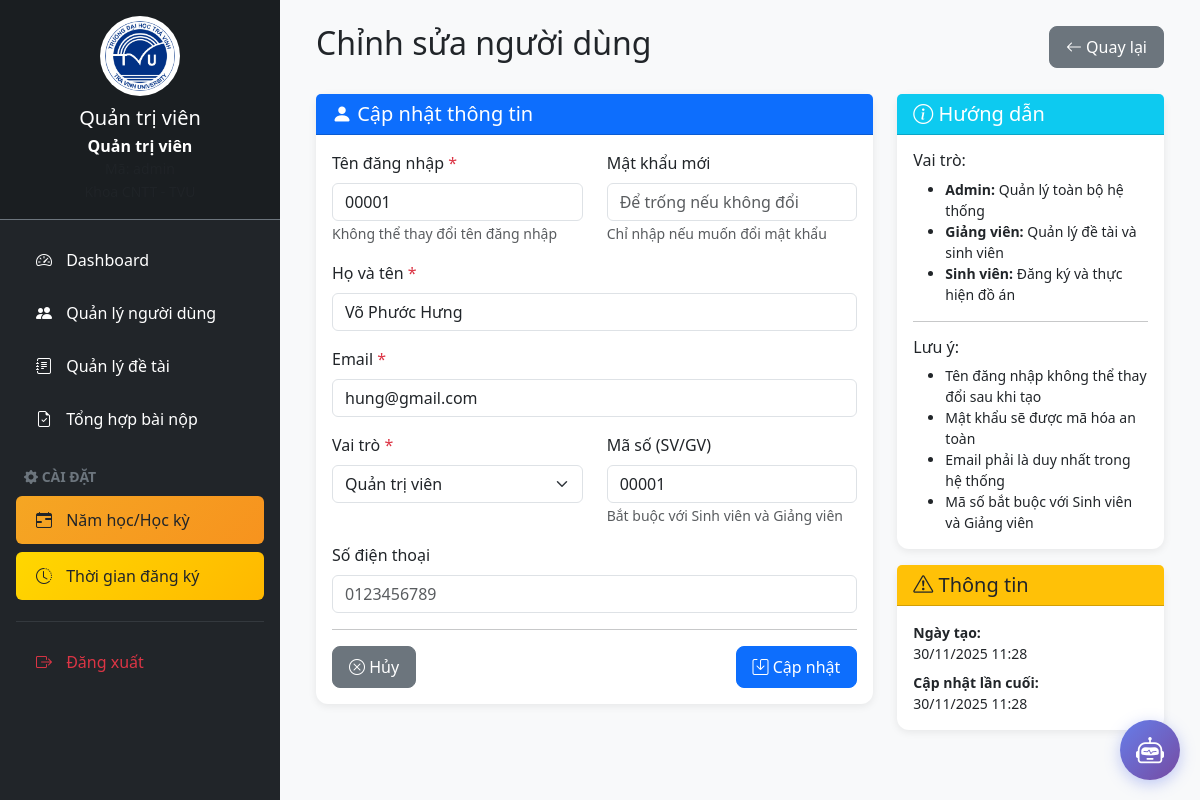
/public/admin/editUser/95 (signed in), run on the app's committed database.
### tables this page shows
CREATE TABLE `users` (
  `user_id` int(11) NOT NULL,
  `username` varchar(100) NOT NULL,
  `password` varchar(255) NOT NULL,
  `full_name` varchar(255) NOT NULL,
  `email` varchar(150) NOT NULL,
  `role` enum('admin','teacher','student') NOT NULL DEFAULT 'student',
  `student_code` varchar(50) DEFAULT NULL,
  `phone` varchar(20) DEFAULT NULL,
  `created_at` timestamp NOT NULL DEFAULT current_timestamp(),
  `updated_at` timestamp NOT NULL DEFAULT current_timestamp() ON UPDATE current_timestamp(),
  `deleted_at` timestamp NULL DEFAULT NULL,
  `last_login` timestamp NULL DEFAULT NULL
);

### app/core/Controller.php (called while the page is built, shortened)
<?php
class Controller {
    public function model($model) {
        return new $model();
    }
    public function view($view, $data = []) {
        require_once '../app/views/' . $view . '.php';
    }
}

### app/controllers/AdminController.php (called while the page is built, shortened)
<?php
class AdminController extends Controller {
    public function editUser($id) {
        $userModel = $this->model('User');
        $data = [
            'title' => 'Chỉnh sửa người dùng',
            'user' => $userModel->getById($id),
            'action' => 'edit'
        ];
        $this->view('admin/user_form', $data);
    }
}

### app/core/App.php (called while the page is built, shortened)
<?php
class App {
    protected $method = 'login';
    public function __construct() {
        $url = $this->parseUrl();
        if (isset($url[0]) && file_exists('../app/controllers/' . ucfirst($url[0]) . 'Controller.php')) {
            unset($url[0]);
        }
        $this->controller = new $this->controller;
        if (get_class($this->controller) !== 'AuthController') {
            $this->method = 'index';
        }
        if (isset($url[1]) && method_exists($this->controller, $url[1])) {
            $this->method = $url[1];
            unset($url[1]);
        }
        $this->params = $url ? array_values($url) : [];
        call_user_func_array([$this->controller, $this->method], $this->params);
    }
    private function parseUrl() {
        if (isset($_GET['url'])) {
            return explode('/', filter_var(rtrim($_GET['url'], '/'), FILTER_SANITIZE_URL));
        }
        return [];
    }
}

### public/index.php (called while the page is built, shortened)
<?php
    require_once '../app/core/App.php';
    require_once '../app/core/Controller.php';
    require_once '../app/core/Database.php';
    $app = new App();

### app/models/User.php (called while the page is built, shortened)
<?php
class User {
    private $db;
    public function __construct() {
        $this->db = Database::getInstance();
    }
    public function getById($id) {
        $stmt = $this->db->prepare("SELECT * FROM users WHERE user_id = ?");
        $stmt->execute([$id]);
        return $stmt->fetch(PDO::FETCH_ASSOC);
    }
}

### app/core/Database.php (called while the page is built, shortened)
<?php
class Database {
    private static $instance = null;
    private function __construct() {
        $this->pdo = new PDO(
            'mysql:host=' . DB_HOST . ';dbname=' . DB_NAME,
            DB_USER,
            DB_PASS
        );
    }
    public static function getInstance(): PDO {
        if (self::$instance === null) {
            self::$instance = new Database();
        }
        return self::$instance->pdo;
    }
}

### app/views/admin/user_form.php (the view, shortened to what this page needs)
<?php include_once __DIR__ . '/../layouts/header.php'; ?>
<div class="d-flex">
    <?php include_once __DIR__ . '/../layouts/admin_sidebar.php'; ?>
    <div class="main-content flex-grow-1 p-4">
        <div class="container-fluid">
            <div class="d-flex justify-content-between align-items-center mb-4">
                <h2><?= $data['action'] === 'create' ? 'Thêm người dùng mới' : 'Chỉnh sửa người dùng' ?></h2>
                <a href="/PHP-CN/public/admin/users" class="btn btn-secondary">
                    <i class="bi bi-arrow-left"></i> Quay lại
                </a>
            </div>
            <div class="row">
                <div class="col-md-8">
                    <div class="card">
                        <div class="card-header bg-primary text-white">
                            <h5 class="mb-0">
                                <i class="bi bi-person-fill"></i>
                                <?= $data['action'] === 'create' ? 'Thông tin người dùng mới' : 'Cập nhật thông tin' ?>
                            </h5>
                        </div>
                        <div class="card-body">
                            <form method="POST" action="<?= $data['action'] === 'create' ? '/PHP-CN/public/admin/createUser' : '/PHP-CN/public/admin/editUser/' . $data['user']['user_id'] ?>" onsubmit="console.log('Form submitting...', new FormData(this)); return true;">
                                <div class="row">
                                    <div class="col-md-6 mb-3">
                                        <label class="form-label">Tên đăng nhập <span class="text-danger">*</span></label>
                                        <input type="text"
                                               name="username"
                                               class="form-control"
                                               value="<?= $data['user']['username'] ?? '' ?>"
                                               <?= $data['action'] === 'edit' ? 'readonly' : 'required' ?>>
                                        <?php if ($data['action'] === 'edit'): ?>
                                            <small class="text-muted">Không thể thay đổi tên đăng nhập</small>
                                        <?php endif; ?>
                                    </div>
                                    <div class="col-md-6 mb-3">
                                        <label class="form-label">
                                            <?= $data['action'] === 'create' ? 'Mật khẩu' : 'Mật khẩu mới' ?>
                                        </label>
                                        <input type="password"
                                               name="password"
                                               class="form-control"
                                               placeholder="<?= $data['action'] === 'edit' ? 'Để trống nếu không đổi' : 'Nhập mật khẩu' ?>"
                                               <?= $data['action'] === 'create' ? 'required' : '' ?>>
                                        <?php if ($data['action'] === 'edit'): ?>
                                            <small class="text-muted">Chỉ nhập nếu muốn đổi mật khẩu</small>
                                        <?php endif; ?>
                                    </div>
                                </div>
                                <div class="mb-3">
                                    <label class="form-label">Họ và tên <span class="text-danger">*</span></label>
                                    <input type="text"
                                           name="full_name"
                                           class="form-control"
                                           value="<?= $data['user']['full_name'] ?? '' ?>"
                                           required>
                                </div>
                                <div class="mb-3">
                                    <label class="form-label">Email <span class="text-danger">*</span></label>
                                    <input type="email"
                                           name="email"
                                           class="form-control"
                                           value="<?= $data['user']['email'] ?? '' ?>"
                                           required>
                                </div>
                                <div class="row">
                                    <div class="col-md-6 mb-3">
                                        <label class="form-label">Vai trò <span class="text-danger">*</span></label>
                                        <select name="role" class="form-select" required>
                                            <option value="admin" <?= isset($data['user']) && $data['user']['role'] === 'admin' ? 'selected' : '' ?>>Quản trị viên</option>
                                        </select>
                                    </div>
                                    <div class="col-md-6 mb-3">
                                        <label class="form-label">Mã số (SV/GV)</label>
                                        <input type="text"
                                               name="student_code"
                                               class="form-control"
                                               value="<?= $data['user']['student_code'] ?? '' ?>"
                                               placeholder="Ví dụ: 110122094 hoặc 00248">
                                        <small class="text-muted">Bắt buộc với Sinh viên và Giảng viên</small>
                                    </div>
                                </div>
                                <div class="mb-3">
                                    <label class="form-label">Số điện thoại</label>
                                    <input type="tel"
                                           name="phone"
                                           class="form-control"
                                           value="<?= $data['user']['phone'] ?? '' ?>"
                                           placeholder="0123456789">
                                </div>
                                <hr>
                                <div class="d-flex justify-content-between">
                                    <a href="/PHP-CN/public/admin/users" class="btn btn-secondary">
                                        <i class="bi bi-x-circle"></i> Hủy
                                    </a>
                                    <button type="submit" class="btn btn-primary">
                                        <i class="bi bi-save"></i>
                                        <?= $data['action'] === 'create' ? 'Thêm người dùng' : 'Cập nhật' ?>
                                    </button>
                                </div>
                            </form>
                        </div>
                    </div>
                </div>
                <div class="col-md-4">
                    <div class="card">
                        <div class="card-header bg-info text-white">
                            <h5 class="mb-0"><i class="bi bi-info-circle"></i> Hướng dẫn</h5>
                        </div>
                        <div class="card-body">
                            <h6>Vai trò:</h6>
                            <ul class="small">
                                <li><strong>Admin:</strong> Quản lý toàn bộ hệ thống</li>
                                <li><strong>Giảng viên:</strong> Quản lý đề tài và sinh viên</li>
                                <li><strong>Sinh viên:</strong> Đăng ký và thực hiện đồ án</li>
                            </ul>
                            <hr>
                            <h6>Lưu ý:</h6>
                            <ul class="small mb-0">
                                <li>Tên đăng nhập không thể thay đổi sau khi tạo</li>
                                <li>Mật khẩu sẽ được mã hóa an toàn</li>
                                <li>Email phải là duy nhất trong hệ thống</li>
                                <li>Mã số bắt buộc với Sinh viên và Giảng viên</li>
                            </ul>
                        </div>
                    </div>
                    <?php if ($data['action'] === 'edit'): ?>
                    <div class="card mt-3">
                        <div class="card-header bg-warning text-dark">
                            <h5 class="mb-0"><i class="bi bi-exclamation-triangle"></i> Thông tin</h5>
                        </div>
                        <div class="card-body">
                            <p class="small mb-2"><strong>Ngày tạo:</strong><br><?= date('d/m/Y H:i', strtotime($data['user']['created_at'])) ?></p>
                            <p class="small mb-0"><strong>Cập nhật lần cuối:</strong><br><?= date('d/m/Y H:i', strtotime($data['user']['updated_at'])) ?></p>
                        </div>
                    </div>
                    <?php endif; ?>
                </div>
            </div>
        </div>
    </div>
</div>
<?php include_once __DIR__ . '/../layouts/footer.php'; ?>

### public/css/admin.css (style rules this page uses)
* { margin: 0; padding: 0; box-sizing: border-box; }
body { font-family: 'Segoe UI', Tahoma, Geneva, Verdana, sans-serif; background-color: #f8f9fa; }
.main-content { margin-left: 280px; min-height: 100vh; background-color: #f8f9fa; }
.card { border: none; border-radius: 12px; box-shadow: 0 2px 8px rgba(0, 0, 0, 0.08); transition: transform 0.3s, box-shadow 0.3s; }
.btn { border-radius: 8px; padding: 8px 16px; font-weight: 500; transition: all 0.3s; }

### data on the page
users: username "00001", full_name "Võ Phước Hưng", email "hung@gmail.com", role "Quản trị viên", student_code "00001", created_at "30/11/2025 11:28", updated_at "30/11/2025 11:28"

### other printed values
$_SESSION['full_name'] "Quản trị viên"
